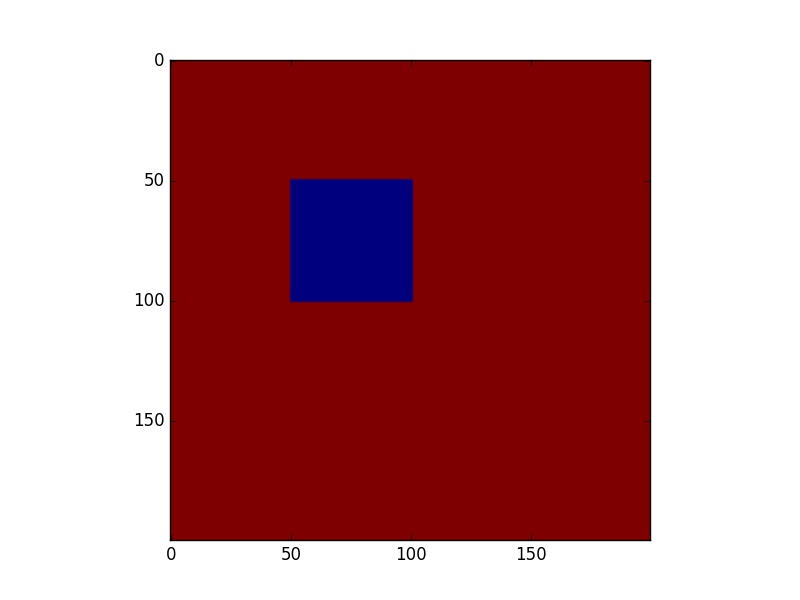
#> input picture test_images/img_1.jpg, 800 x 600 px
$ python optical_flow_lucas_kannade.py
#> lines starting #> are read from the running program, lines starting #| are printed output that depends on the picture
import cv2
import numpy as np
import matplotlib.pyplot as plt

# Parameters
lamda = 10
working_dir = "./videos/VID_20200911_181140/"
file_name = working_dir + "frame"
file_start_no = 1
file_end_no = 212

###
# Funtion to resize image keeping the aspect ratio same
# Credits: https://stackoverflow.com/questions/44650888/resize-an-image-without-distortion-opencv
##
def image_resize(image, width = None, height = None, inter = cv2.INTER_AREA):
    # initialize the dimensions of the image to be resized and
    # grab the image size
    dim = None
    (h, w) = image.shape[:2]

    # if both the width and height are None, then return the
    # original image
    if width is None and height is None:
        return image, 1

    # check to see if the width is None
    if width is None:
        # calculate the ratio of the height and construct the
        # dimensions
        r = height / float(h)
        dim = (int(w * r), height)

    # otherwise, the height is None
    else:
        # calculate the ratio of the width and construct the
        # dimensions
        r = width / float(w)
        dim = (width, int(h * r))

    # resize the image
    resized = cv2.resize(image, dim, interpolation = inter)

    # return the resized image
    return resized, r

for file_no in range(file_start_no,file_end_no):
    # [7 lines of commented-out code are left out]
    img_1 = cv2.imread('./test_images/img_1.jpg',cv2.IMREAD_GRAYSCALE)
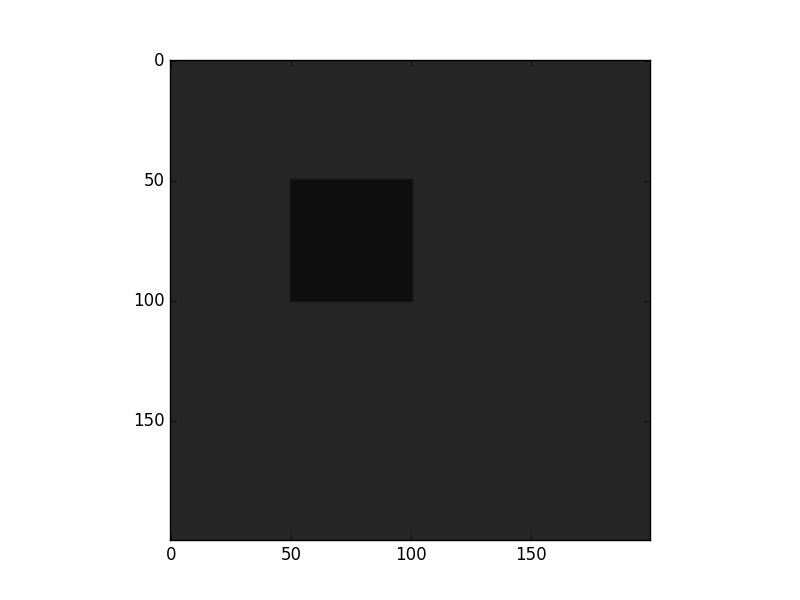
#> img_1: shape (600, 800); min 0, max 255, mean 148.9
    img_1_color = cv2.imread('./test_images/img_1.jpg', cv2.IMREAD_GRAYSCALE)
    img_2 = cv2.imread('./test_images/img_2.jpg',cv2.IMREAD_GRAYSCALE)
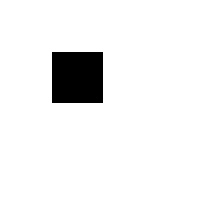
#> input picture test_images/img_2.jpg, 200 x 200 px
#> img_2 is the input picture: shape (200, 200); min 0, max 255, mean 238.4

    img_1,scale = image_resize(img_1, height=200)
#> scale = 0.333
    img_2,scale = image_resize(img_2, height=200)
#> scale = 1
    print("img size: " + str(img_1_color.shape[:2]) + " input scale: " + str(scale))
#| img size: (600, 800) input scale: 1.0

    fx = np.zeros(img_1.shape)
    fy = np.zeros(img_2.shape)
    ft = np.zeros(img_2.shape)

    fx_mask = np.array([[-1,1],[-1,1]])
    fy_mask = np.array([[-1,-1],[1,1]])
    ft_mask_1 = np.array([[-1,-1],[-1,-1]])
    ft_mask_2 = np.array([[1,1],[1,1]])

    ## fx fy ft derivatives
    for i in range(0,img_1.shape[0]-1):
        for j in range(0,img_1.shape[1]-1):
#> (the run stopped early here; a loop or call above may not have finished)
